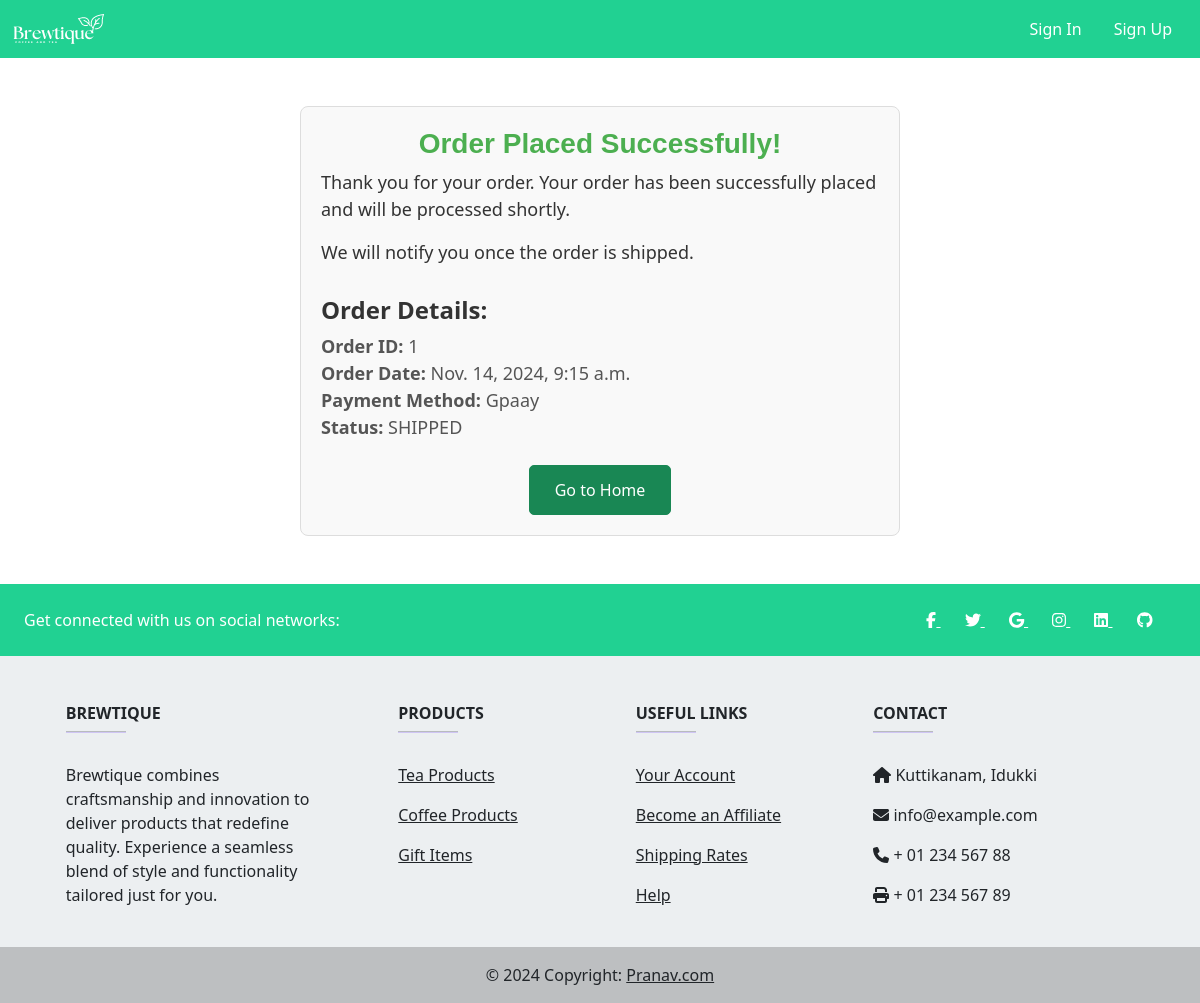
The page /order-success/1/ on the database its author committed.
### app/models.py (models this page shows, shortened)
class Order(models.Model):
    ORDER_STATUS_CHOICES = [
        ('PENDING', 'Pending'),
        ('SHIPPED', 'Shipped'),
        ('DELIVERED', 'Delivered'),
        ('CANCELLED', 'Cancelled'),
    ]
    user = models.ForeignKey(User, on_delete=models.CASCADE)
    order_date = models.DateTimeField(auto_now_add=True)
    status = models.CharField(max_length=10, choices=ORDER_STATUS_CHOICES, default='PENDING')
    payment_method = models.CharField(max_length=50)
    payment_status = models.CharField(max_length=20, default='PENDING')
    shipping_address = models.ForeignKey(Customer, on_delete=models.SET_NULL, null=True)
    total_amount = models.FloatField()

### app/views.py (the view)
# urls.py: path('order-success/', views.order_success, name='order-success'),
def order_success(request, order_id):
    try:
        order = Order.objects.get(id=order_id)
    except Order.DoesNotExist:
        return redirect('home')  # Or show an error message
    return render(request, 'app/order_success.html', {'order': order})

### app/templates/app/order_success.html (shortened to what this page needs)
{% extends 'app/base.html' %}
{% block main-content %}
<div class="container my-5" style="max-width: 600px; margin: 0 auto; padding: 20px; border: 1px solid #ddd; border-radius: 8px; background-color: #f9f9f9;">
    <h3 class="text-center" style="font-family: 'Arial', sans-serif;  font-weight: bold; color: #4CAF50;">Order Placed Successfully!</h3>
    <p style="font-size: 18px; color: #333;">Thank you for your order. Your order has been successfully placed and will be processed shortly.</p>
    <p style="font-size: 18px; color: #333;">We will notify you once the order is shipped.</p>
    <h4 style="font-size: 24px; font-weight: bold; color: #333; margin-top: 30px;">Order Details:</h4>
    <ul style="list-style-type: none; padding: 0; margin: 0;">
        <li style="font-size: 18px; color: #555;"><strong>Order ID:</strong> {{ order.id }}</li>
        <li style="font-size: 18px; color: #555;"><strong>Order Date:</strong> {{ order.order_date }}</li>
        <li style="font-size: 18px; color: #555;"><strong>Payment Method:</strong> {{ order.payment_method }}</li>
        <li style="font-size: 18px; color: #555;"><strong>Status:</strong> {{ order.status }}</li>
    </ul>
    <div class="mt-4 text-center">
        <a href="/" class="btn btn-success" style=" font-size: 16px; padding: 12px 25px; border-radius: 5px; text-decoration: none;">Go to Home</a>
    </div>
</div>
{% endblock main-content %}

### rows shown on the page
Order: id "1", order_date "Nov. 14, 2024, 9:15 a.m.", payment_method "Gpaay", status "SHIPPED"
